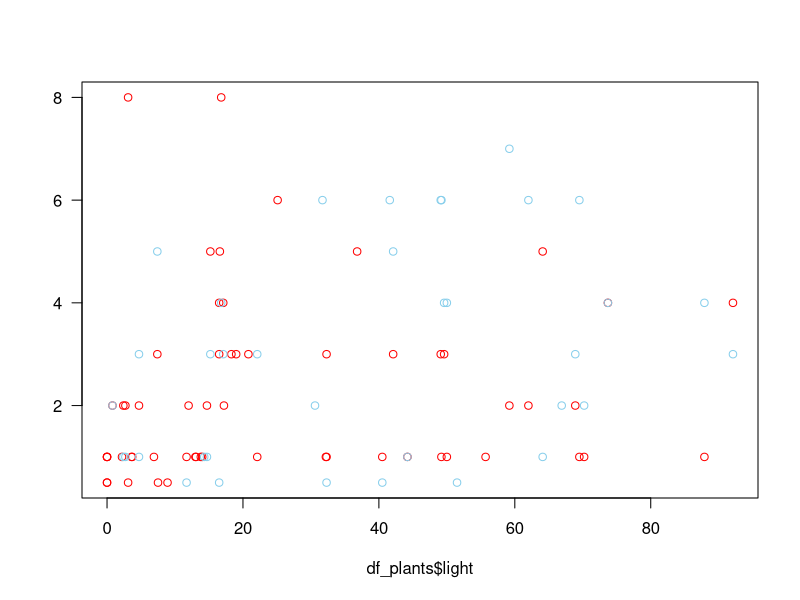

Recreate this plot in R. (Note: this script raises an error after producing the figure.)
df_plants <- read.csv("./data/alpineplants.csv")
# Temperatures are measured in degrees Celsius, light intensity as the % of sunlight that reaches through the vegetation, snow cover in cm, altitude in m, and soil moisture in %.

mean(df_plants$Carex.bigelowii) # [1] 1.359375
mean(df_plants$Thalictrum.alpinum) # [1] 1.223958

df_plants$Carex.bigelowii[df_plants$Carex.bigelowii == 0] <- NA
df_plants$Thalictrum.alpinum[df_plants$Thalictrum.alpinum == 0] <- NA

plot(
  df_plants$Carex.bigelowii ~ df_plants$light,
  las = "1",
  ylab = "",
  col = "red",
  # xlim = c(30,96)
)
points(
  df_plants$Thalictrum.alpinum ~ df_plants$light,
  ylab = "",
  col = "skyblue"
)

model_light <- lm()

plot(df_plants$Carex.bigelowii ~ df_plants$light)
